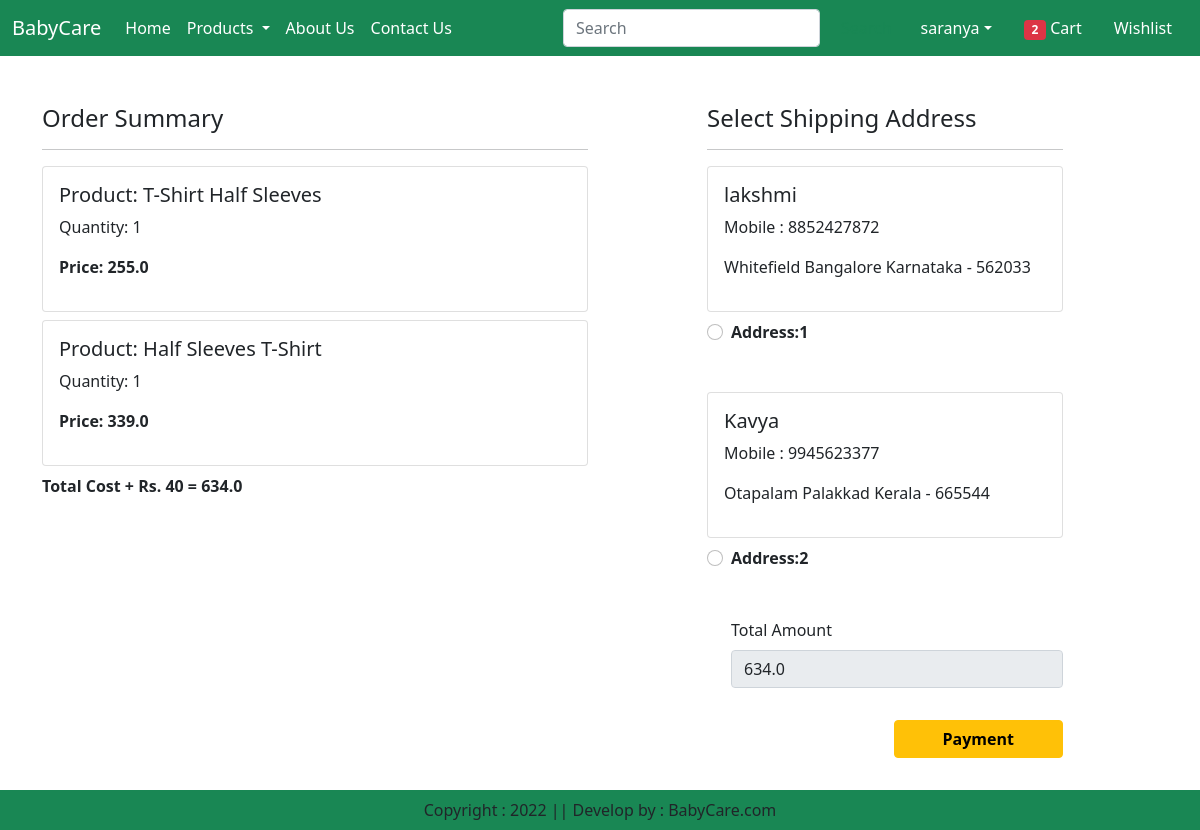
Screenshot of /checkout/ (signed in) with the database file from the repository.
### app/models.py (models this page shows, shortened)
class Cart(models.Model):
    user = models.ForeignKey(User,on_delete=models.CASCADE)
    product = models.ForeignKey(Product,on_delete=models.CASCADE)
    quantity = models.PositiveIntegerField(default=1)

class Product(models.Model):
    title=models.CharField(max_length=100)
    selling_price=models.FloatField()
    discounted_price=models.FloatField()
    description=models.TextField()
    composition=models.TextField(default='')
    prodapp=models.TextField(default='')
    category=models.CharField(choices=CATEGORY_CHOICES, max_length=2)
    product_image=models.ImageField(upload_to='product')

class Customer(models.Model):
    user=models.ForeignKey(User,on_delete=models.CASCADE)
    name=models.CharField(max_length=200)
    locality=models.CharField(max_length=200)
    city=models.CharField(max_length=50)
    mobile=models.IntegerField(default=0)
    zipcode=models.IntegerField()
    state=models.CharField(choices=STATE_CHOICES,max_length=100)

### app/views.py (the view, shortened to what this page needs)
# urls.py: path("checkout/",views.checkout.as_view(), name='checkout'),
class checkout(View):
    def get(self,request):
        totalitem = 0
        if request.user.is_authenticated:
            totalitem = len(Cart.objects.filter(user=request.user))
        user=request.user
        add=Customer.objects.filter(user=user)
        cart_items=Cart.objects.filter(user=user)
        famount = 0
        for p in cart_items:
            value = p.quantity * p.product.discounted_price
            famount = famount + value
        totalamount = famount + 40
        razoramount = int(totalamount * 100)
        client = razorpay.Client(auth=(settings.RAZOR_KEY_ID,settings.RAZOR_KEY_SECRET))
        data = {"amount":razoramount, "currency":"INR", "receipt": "order_rcptid_12"}
        payment_response = client.order.create(data=data)
        print(payment_response)
        order_id = payment_response['id']
        order_status = payment_response['status']
        return render(request,'app/checkout.html',locals())

### app/templates/app/checkout.html (shortened to what this page needs)
{% extends 'app/base.html' %}
{% load static %}
{% block main-content %}
<div class="container">
    <div class="row mt-5">
        <div class="col-sm-6">
            <h4>Order Summary</h4>
            <hr>
            {% for item in cart_items %}
              <div class="card mb-2">
                <div class="card-body">
                    <h5>Product: {{item.product.title}}</h5>
                    <p>Quantity: {{item.quantity}}</p>
                    <p class="fw-bold">Price: {{item.product.discounted_price}}</p>
                </div>
              </div>
            {% endfor %}
            <p class="fw-bold">Total Cost + Rs. 40 = {{totalamount}}</p>
        </div>
        <div class="col-sm-4 offset-sm-1">
            <h4>Select Shipping Address</h4>
            <hr>
            <form method="post" id="myform">
                {% for ad in add %}
                <div class="card">
                    <div class="card-body">
                        <h5>{{ad.name}}</h5>
                        <p>Mobile : {{ad.mobile}}</p>
                        <p>{{ad.locality}} {{ad.city}} {{ad.state}} - {{ad.zipcode}}</p>
                    </div>
                </div>
                <div class="form-check mt-2 mb-5">
                    <input class="form-check-input" type="radio" name="custid" id="custadd{{forloop.counter}}" value="{{ad.id}}">
                    <label class="form-check-label fw-bold" for="custadd{{forloop.counter}}">
                        Address:{{forloop.counter}}</label>
                </div>
                {% endfor %}
                  <div class="form-check mb-3">
                    <label for="totamount" class="form-label">Total Amount</label>
                    <input type="number" class="form-control" name="totamount" value="{{totalamount}}" readonly>
                  </div>
                  <div class="text-end">
                    <button id="rzp-button1" type="submit" class="btn btn-warning mt-3 px-5 fw-bold">Payment</button><br><br><br><br>
                  </div>
            </form>
        </div>
    </div>
</div>
{% endblock main-content %}

### app/templates/app/base.html (shortened to what this page needs)
<!DOCTYPE html>
{% load static %}
<html lang="en">
<head>
  <link href="https://cdn.jsdelivr.net/npm/bootstrap@5.0.2/dist/css/bootstrap.min.css" rel="stylesheet">
  <link rel="stylesheet" href="{% static 'app/css/owl.carousel.min.css' %}">
  <link rel="stylesheet" href="{% static 'app/css/all.min.css' %}">
  <link rel="stylesheet" href="{% static 'app/css/style.css' %}">
</head>
<body>
  <nav class="navbar navbar-expand-lg navbar-dark bg-success">
    <div class="container-fluid">
      <a class="navbar-brand" href="#">BabyCare</a>
      <div class="collapse navbar-collapse" id="navbarSupportedContent">
        <ul class="navbar-nav me-auto mb-2 mb-lg-0">
          {% if request.user.is_authenticated %}
          <li class="nav-item">
            <a class="nav-link active" aria-current="page" href="/">Home</a>
          </li>
          <li class="nav-item dropdown">
            <a class="nav-link dropdown-toggle text-white" href="#" role="button" data-bs-toggle="dropdown" aria-expanded="false">
              Products
            </a>
          </li>
          <li class="nav-item">
            <a class="nav-link text-white" href="{% url 'about' %}">About Us</a>
          </li>
          <li class="nav-item">
            <a class="nav-link text-white" href="{% url 'contact' %}">Contact Us</a>
          </li>
        </ul>
        <form class="d-flex" role="search">
          <input class="form-control me-2" type="search" placeholder="Search" aria-label="Search">
          <button class="btn btn-outline-success" type="submit">Search</button>
        </form>
      </div>
      <ul class="navbar-nav me-auto mb-2 mb-lg-0">
        <li class="nav-item dropdown mx-2">
            <a class="nav-link dropdown-toggle text-white" href="#" id="profileDropdown"
            role="button" data-bs-toggle="dropdown" aria-expanded="false">{{request.user}}</a>
        </li>
        <li class="nav-item mx-2">
          <a href="{% url 'showcart' %}" class="nav-link text-white"><span class="badge bg-danger">{% if totalitem > 0 %} {{totalitem}} {% endif %}</span> Cart</a>
      </li>
      <li class="nav-item mx-2">
          <a href="#" class="nav-link text-white">Wishlist</a>
      </li>
    {% endif %}
    </div>
  </nav>
  {% block main-content %}{% endblock main-content %}
  <footer class="container-fluid  fixed-bottom bg-success text-center p-2 mt-5">
    Copyright : 2022 || Develop by : BabyCare.com
  </footer>
</body>
</html>

### rows the page displays
Cart: product "T-Shirt Half Sleeves", quantity "1", product.discounted_price "255.0"
Cart: product "Half Sleeves T-Shirt", quantity "1", product.discounted_price "339.0"
Customer: name "lakshmi", mobile "8852427872", locality "Whitefield", city "Bangalore", state "Karnataka", zipcode "562033"
Customer: name "Kavya", mobile "9945623377", locality "Otapalam", city "Palakkad", state "Kerala", zipcode "665544"

### other values shown
{{ request.user }} "saranya"
{{ totalitem }} "2"
{{ totalamount }} "634.0"
